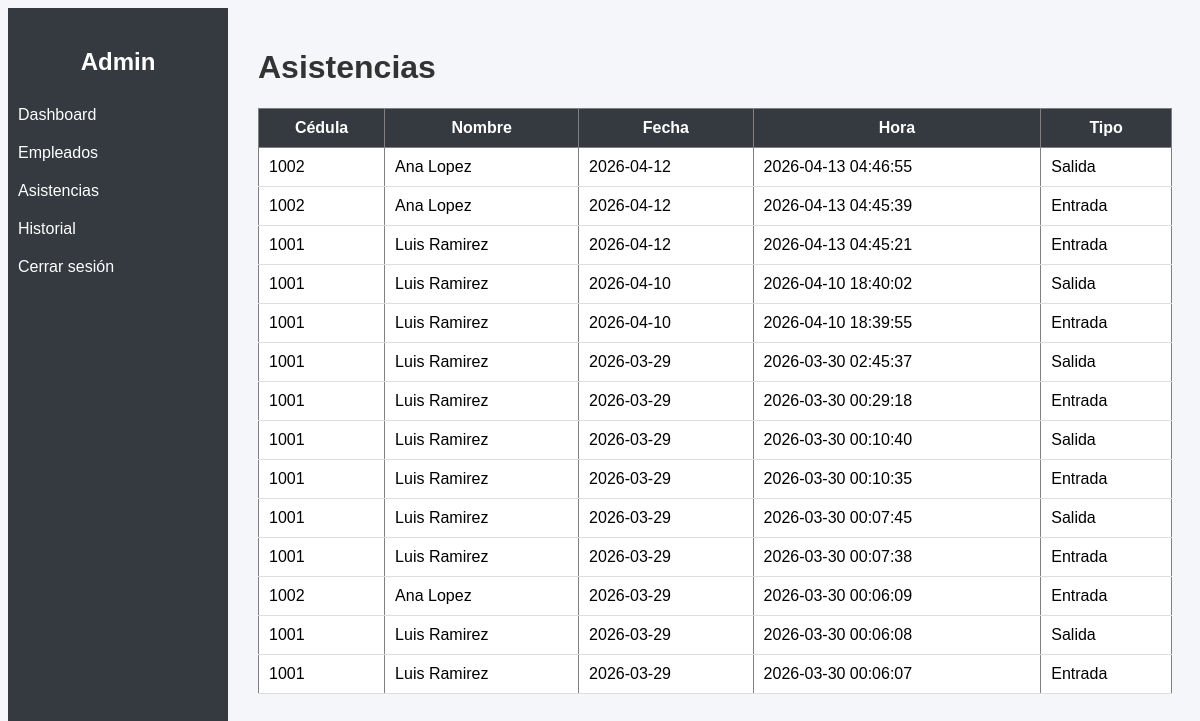
/admin/asistencias.php (signed in), run on the app's committed database.
### tables this page shows
CREATE TABLE `marcados` (
  `id` int(11) NOT NULL,
  `cedula` int(11) NOT NULL,
  `fecha_hora` timestamp NOT NULL DEFAULT current_timestamp() ON UPDATE current_timestamp(),
  `tipo` varchar(50) NOT NULL,
  `fecha` date NOT NULL
);

CREATE TABLE `empleados` (
  `cedula` int(11) NOT NULL,
  `nombre` varchar(255) NOT NULL,
  `apellido` varchar(255) NOT NULL,
  `foto` varchar(255) NOT NULL,
  `departamento_id` int(11) DEFAULT NULL
);

### admin/asistencias.php (the view, shortened to what this page needs)
<?php
require("../config/conexion.php");
$res = $conexion->query("
SELECT m.*, e.nombre, e.apellido
FROM marcados m
JOIN empleados e ON m.cedula = e.cedula
ORDER BY m.fecha_hora DESC
");
?>
<!DOCTYPE html>
<html>
<head>
<link rel="stylesheet" href="../assets/css/style.css">
</head>
<body>
<div class="sidebar">
    <h2>Admin</h2>
    <a href="dashboard.php">Dashboard</a>
    <a href="empleados.php">Empleados</a>
    <a href="asistencias.php">Asistencias</a>
    <a href="historial.php">Historial</a>
    <a href="../logout.php">Cerrar sesión</a>
</div>
<div class="content">
<h1>Asistencias</h1>
<table border="1" width="100%">
<tr>
    <th>Cédula</th>
    <th>Nombre</th>
    <th>Fecha</th>
    <th>Hora</th>
    <th>Tipo</th>
</tr>
<?php while($r = $res->fetch_assoc()): ?>
<tr>
    <td><?= $r['cedula'] ?></td>
    <td><?= $r['nombre'] ?> <?= $r['apellido'] ?></td>
    <td><?= $r['fecha'] ?></td>
    <td><?= $r['fecha_hora'] ?></td>
    <td><?= $r['tipo'] ?></td>
</tr>
<?php endwhile; ?>
</table>
</div>
</body>
</html>

### assets/css/style.css (style rules this page uses)
body { font-family: Arial; background: #f4f6f9; }
.sidebar { width: 220px; height: 100vh; background: #343a40; position: fixed; color: white; padding-top: 20px; }
.sidebar h2 { text-align: center; }
.sidebar a { display: block; color: white; padding: 10px; text-decoration: none; }
.content { margin-left: 230px; padding: 20px; }
table { width: 100%; border-collapse: collapse; margin-top: 20px; background: white; }
th { background: #343a40; color: white; padding: 10px; }
td { padding: 10px; border-bottom: 1px solid #ddd; }
h1, h3 { color: #333; }

### data on the page
marcados: cedula "1002", cedula.nombre "Ana", cedula.apellido "Lopez", fecha "2026-04-12", fecha_hora "2026-04-13 04:46:55", tipo "Salida"
marcados: cedula "1002", cedula.nombre "Ana", cedula.apellido "Lopez", fecha "2026-04-12", fecha_hora "2026-04-13 04:45:39", tipo "Entrada"
marcados: cedula "1001", cedula.nombre "Luis", cedula.apellido "Ramirez", fecha "2026-04-12", fecha_hora "2026-04-13 04:45:21", tipo "Entrada"
marcados: cedula "1001", cedula.nombre "Luis", cedula.apellido "Ramirez", fecha "2026-04-10", fecha_hora "2026-04-10 18:40:02", tipo "Salida"
marcados: cedula "1001", cedula.nombre "Luis", cedula.apellido "Ramirez", fecha "2026-04-10", fecha_hora "2026-04-10 18:39:55", tipo "Entrada"
marcados: cedula "1001", cedula.nombre "Luis", cedula.apellido "Ramirez", fecha "2026-03-29", fecha_hora "2026-03-30 02:45:37", tipo "Salida"
marcados: cedula "1001", cedula.nombre "Luis", cedula.apellido "Ramirez", fecha "2026-03-29", fecha_hora "2026-03-30 00:29:18", tipo "Entrada"
marcados: cedula "1001", cedula.nombre "Luis", cedula.apellido "Ramirez", fecha "2026-03-29", fecha_hora "2026-03-30 00:10:40", tipo "Salida"
marcados: cedula "1001", cedula.nombre "Luis", cedula.apellido "Ramirez", fecha "2026-03-29", fecha_hora "2026-03-30 00:10:35", tipo "Entrada"
marcados: cedula "1001", cedula.nombre "Luis", cedula.apellido "Ramirez", fecha "2026-03-29", fecha_hora "2026-03-30 00:07:45", tipo "Salida"
marcados: cedula "1001", cedula.nombre "Luis", cedula.apellido "Ramirez", fecha "2026-03-29", fecha_hora "2026-03-30 00:07:38", tipo "Entrada"
marcados: cedula "1002", cedula.nombre "Ana", cedula.apellido "Lopez", fecha "2026-03-29", fecha_hora "2026-03-30 00:06:09", tipo "Entrada"
marcados: cedula "1001", cedula.nombre "Luis", cedula.apellido "Ramirez", fecha "2026-03-29", fecha_hora "2026-03-30 00:06:08", tipo "Salida"
marcados: cedula "1001", cedula.nombre "Luis", cedula.apellido "Ramirez", fecha "2026-03-29", fecha_hora "2026-03-30 00:06:07", tipo "Entrada"
